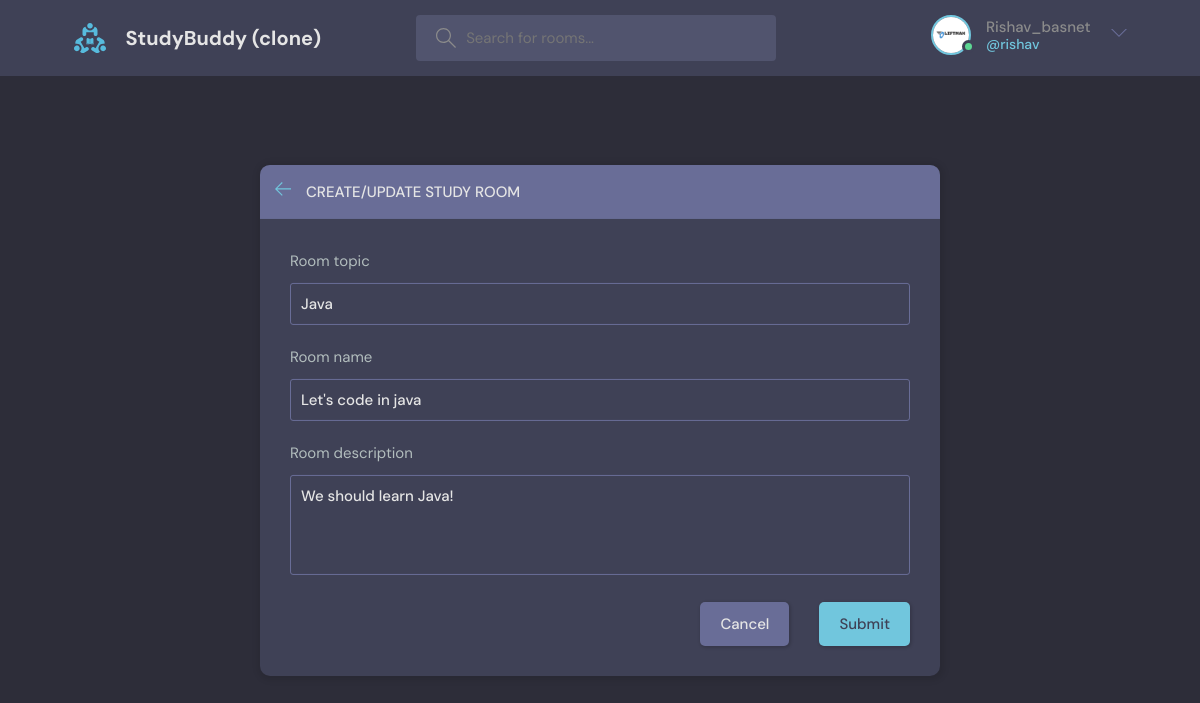
Page /editroom/1/ (signed in) on the committed database.
### base/models.py (models this page shows, shortened)
class User(AbstractUser):
    name = models.CharField(max_length=200, null=True)
    email = models.EmailField(null=True)
    bio = models.TextField(null=True)
    avatar = models.ImageField(null=True, default="avatar.svg")
    USERNAME_FIELD = 'username'
    REQUIRED_FIELDS = []

class Room(models.Model):
    host = models.ForeignKey(User, on_delete=models.SET_NULL , null=True)
    topic = models.ForeignKey(Topic , on_delete=models.SET_NULL , null=True)
    name = models.CharField(max_length = 200 )
    description = models.TextField(null = True , blank = True)
    participants = models.ManyToManyField(User, related_name='Participants')
    updated = models.DateTimeField(auto_now = True)
    created = models.DateTimeField(auto_now_add = True)
    class Meta:
        ordering = ['-updated', '-created']

class Topic(models.Model):
    name = models.CharField(max_length=200)
    def __str__(self):
        return self.name

### base/views.py (the view, shortened to what this page needs)
# urls.py: path('editroom/<str:pk>/' , views.editroom , name= 'editRoom'),
def editroom(request , pk):
    room = Room.objects.get(id=pk)
    form = RoomForm(instance=room) # This prefills the RoomForm class with room data
    if request.user != room.host:
        return HttpResponse(f"This room can be only edited by {room.host}." )
    content = {"form" : form , 'room' : room,}
    return render(request , "base/room_form.html" , content)

### base/form.py
class RoomForm(ModelForm):
    class Meta:
        model = Room
        fields = '__all__'
        exclude = ['host' , 'participants']

### base/templates/base/room_form.html (shortened to what this page needs)
{% extends 'main.html' %}
{% block content %}
<main class="create-room layout">
    <div class="container">
      <div class="layout__box">
        <div class="layout__boxHeader">
          <div class="layout__boxTitle">
            <a href="{% url 'home' %}">
              <svg version="1.1" xmlns="http://www.w3.org/2000/svg" width="32" height="32" viewBox="0 0 32 32">
                <title>arrow-left</title>
                <path
                  d="M13.723 2.286l-13.723 13.714 13.719 13.714 1.616-1.611-10.96-10.96h27.625v-2.286h-27.625l10.965-10.965-1.616-1.607z">
                </path>
              </svg>
            </a>
            <h3>Create/Update Study Room</h3>
          </div>
        </div>
        <div class="layout__body">
          <form class="form" action=" " method="POST">
            <div class="form__group">
              <label for="room_topic">Room topic</label>
              <input type="text" name="topic" value="{{room.topic}}" list="topic-list" required>
            </div>
            <div class="form__group">
              <label for="room_name">Room name</label>
              {{form.name}}
            </div>
            <div class="form__group">
              <label for="room_description">Room description</label>
              {{form.description}}
            </div>
            <div class="form__action">
              <a class="btn btn--dark" href="index.html">Cancel</a>
              <button class="btn btn--main" type="submit">Submit</button>
            </div>
          </form>
        </div>
      </div>
    </div>
</main>
{% endblock content %}

### templates/navbar.html (shortened to what this page needs)
{% load static %}
<header class="header header--loggedIn">
  <div class="container">
    <a href="{% url 'home' %}" class="header__logo">
      <img src="{% static 'images/logo.svg' %}" />
      <h1>StudyBuddy (clone)</h1>
    </a>
    <form method="GET" class="header__search" action="{% url 'home' %}">
      <label>
        <input name="q" placeholder="Search for rooms..." />
      </label>
    </form>
    <nav class="header__menu">
      {% if request.user.is_authenticated %}
      <div class="header__user">
        <a href="{% url 'edit-user'%}">
          <div class="avatar avatar--medium active">
            <img src="{{request.user.avatar.url}}" />
          </div>
          <p>{{request.user.name}} <span>@{{request.user.username}}</span></p>
        </a>
        <button class="dropdown-button">
          <svg
            version="1.1"
            xmlns="http://www.w3.org/2000/svg"
            width="32"
            height="32"
            viewBox="0 0 32 32"
          >
            <title>chevron-down</title>
            <path d="M16 21l-13-13h-3l16 16 16-16h-3l-13 13z"></path>
          </svg>
        </button>
      </div>
      {% else %}
      <a href="{% url 'login' %}">
        <img src="{% static 'images/avatar.svg' %}" />
        <p>Login</p>
      </a>
      {% endif %}
    </nav>
  </div>
</header>

### rows in the picture
User: user.avatar (picture), user.name "Rishav_basnet", user.username "rishav"
Room: topic "Java", name "Let's code in java", description "We should learn Java!"
